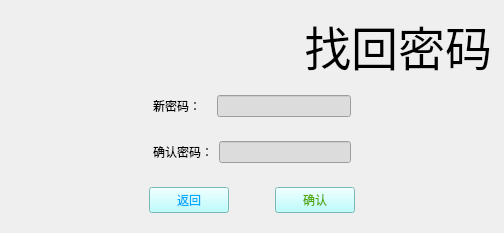
   <widget class="QWidget" name="page_14">
    <layout class="QVBoxLayout" name="verticalLayout_12">
     <item>
      <widget class="QLabel" name="label_66">
       <property name="font">
        <font>
         <family>华文琥珀</family>
         <pointsize>35</pointsize>
         <weight>50</weight>
         <bold>false</bold>
        </font>
       </property>
       <property name="text">
        <string>                        找回密码</string>
       </property>
      </widget>
     </item>
     <item>
      <widget class="QWidget" name="widget_44" native="true">
       <layout class="QHBoxLayout" name="horizontalLayout_43">
        <item>
         <spacer name="horizontalSpacer_81">
          <property name="orientation">
           <enum>Qt::Horizontal</enum>
          </property>
          <property name="sizeHint" stdset="0">
           <size>
            <width>40</width>
            <height>20</height>
           </size>
          </property>
         </spacer>
        </item>
        <item>
         <widget class="QLabel" name="label_67">
          <property name="styleSheet">
           <string notr="true">font: 10pt &quot;微软雅黑&quot;;</string>
          </property>
          <property name="text">
           <string>新密码：   </string>
          </property>
         </widget>
        </item>
        <item>
         <widget class="QLineEdit" name="L_p14_np">
          <property name="styleSheet">
           <string notr="true">background-color: rgb(220, 220, 220);
font: 10pt &quot;微软雅黑&quot;;</string>
          </property>
          <property name="echoMode">
           <enum>QLineEdit::Password</enum>
          </property>
         </widget>
        </item>
        <item>
         <spacer name="horizontalSpacer_82">
          <property name="orientation">
           <enum>Qt::Horizontal</enum>
          </property>
          <property name="sizeHint" stdset="0">
           <size>
            <width>40</width>
            <height>20</height>
           </size>
          </property>
         </spacer>
        </item>
       </layout>
      </widget>
     </item>
     <item>
      <widget class="QWidget" name="widget_45" native="true">
       <layout class="QHBoxLayout" name="horizontalLayout_44">
        <item>
         <spacer name="horizontalSpacer_83">
          <property name="orientation">
           <enum>Qt::Horizontal</enum>
          </property>
          <property name="sizeHint" stdset="0">
           <size>
            <width>40</width>
            <height>20</height>
           </size>
          </property>
         </spacer>
        </item>
        <item>
         <widget class="QLabel" name="label_68">
          <property name="styleSheet">
           <string notr="true">font: 10pt &quot;微软雅黑&quot;;</string>
          </property>
          <property name="text">
           <string>确认密码：</string>
          </property>
         </widget>
        </item>
        <item>
         <widget class="QLineEdit" name="L_p14_npp">
          <property name="styleSheet">
           <string notr="true">background-color: rgb(220, 220, 220);
font: 10pt &quot;微软雅黑&quot;;</string>
          </property>
          <property name="echoMode">
           <enum>QLineEdit::Password</enum>
          </property>
         </widget>
        </item>
        <item>
         <spacer name="horizontalSpacer_84">
          <property name="orientation">
           <enum>Qt::Horizontal</enum>
          </property>
          <property name="sizeHint" stdset="0">
           <size>
            <width>40</width>
            <height>20</height>
           </size>
          </property>
         </spacer>
        </item>
       </layout>
      </widget>
     </item>
     <item>
      <widget class="QWidget" name="widget_46" native="true">
       <layout class="QHBoxLayout" name="horizontalLayout_45">
        <item>
         <spacer name="horizontalSpacer_85">
          <property name="orientation">
           <enum>Qt::Horizontal</enum>
          </property>
          <property name="sizeHint" stdset="0">
           <size>
            <width>40</width>
            <height>20</height>
           </size>
          </property>
         </spacer>
        </item>
        <item>
         <widget class="QPushButton" name="Ptn_p14_b">
          <property name="styleSheet">
           <string notr="true">QPushButton {font: 10pt &quot;微软雅黑&quot;;
background-color: rgb(170, 255, 255);
color: rgb(0, 170, 255);}
QPushButton:hover { 
background-color: rgb(151, 227, 227);
color: rgb(255, 255, 255);}</string>
          </property>
          <property name="text">
           <string>返回</string>
          </property>
         </widget>
        </item>
        <item>
         <spacer name="horizontalSpacer_86">
          <property name="orientation">
           <enum>Qt::Horizontal</enum>
          </property>
          <property name="sizeType">
           <enum>QSizePolicy::Fixed</enum>
          </property>
          <property name="sizeHint" stdset="0">
           <size>
            <width>40</width>
            <height>20</height>
           </size>
          </property>
         </spacer>
        </item>
        <item>
         <widget class="QPushButton" name="Ptn_p14_o">
          <property name="styleSheet">
           <string notr="true">QPushButton {font: 10pt &quot;微软雅黑&quot;;
background-color: rgb(170, 255, 255);
color: rgb(85, 170, 0);}
QPushButton:hover { 
background-color: rgb(151, 227, 227);
color: rgb(255, 255, 255);}</string>
          </property>
          <property name="text">
           <string>确认</string>
          </property>
         </widget>
        </item>
        <item>
         <spacer name="horizontalSpacer_87">
          <property name="orientation">
           <enum>Qt::Horizontal</enum>
          </property>
          <property name="sizeHint" stdset="0">
           <size>
            <width>40</width>
            <height>20</height>
           </size>
          </property>
         </spacer>
        </item>
       </layout>
      </widget>
     </item>
    </layout>
   </widget>
